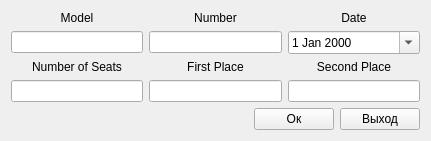
<?xml version="1.0" encoding="UTF-8"?>
<ui version="4.0">
 <class>AddToPlaneTable</class>
 <widget class="QWidget" name="AddToPlaneTable">
  <property name="windowModality">
   <enum>Qt::NonModal</enum>
  </property>
  <property name="geometry">
   <rect>
    <x>0</x>
    <y>0</y>
    <width>431</width>
    <height>140</height>
   </rect>
  </property>
  <property name="contextMenuPolicy">
   <enum>Qt::NoContextMenu</enum>
  </property>
  <property name="windowTitle">
   <string>AirPortSystems:Add plane to plane table</string>
  </property>
  <layout class="QVBoxLayout" name="verticalLayout_2">
   <item>
    <layout class="QVBoxLayout" name="verticalLayout">
     <item>
      <layout class="QGridLayout" name="gridLayout">
       <property name="sizeConstraint">
        <enum>QLayout::SetNoConstraint</enum>
       </property>
       <item row="3" column="1">
        <widget class="QLineEdit" name="FirstPlaceLine"/>
       </item>
       <item row="1" column="0">
        <widget class="QLineEdit" name="ModelLine"/>
       </item>
       <item row="2" column="2">
        <widget class="QLabel" name="label_3">
         <property name="text">
          <string>Second Place</string>
         </property>
         <property name="alignment">
          <set>Qt::AlignCenter</set>
         </property>
        </widget>
       </item>
       <item row="0" column="2">
        <widget class="QLabel" name="Data">
         <property name="text">
          <string>Date</string>
         </property>
         <property name="alignment">
          <set>Qt::AlignCenter</set>
         </property>
        </widget>
       </item>
       <item row="2" column="1">
        <widget class="QLabel" name="label_2">
         <property name="text">
          <string>First Place</string>
         </property>
         <property name="alignment">
          <set>Qt::AlignCenter</set>
         </property>
        </widget>
       </item>
       <item row="2" column="0">
        <widget class="QLabel" name="label">
         <property name="text">
          <string>Number of Seats</string>
         </property>
         <property name="alignment">
          <set>Qt::AlignCenter</set>
         </property>
        </widget>
       </item>
       <item row="3" column="2">
        <widget class="QLineEdit" name="SeconPlaceLine"/>
       </item>
       <item row="0" column="1">
        <widget class="QLabel" name="Number">
         <property name="text">
          <string>Number</string>
         </property>
         <property name="alignment">
          <set>Qt::AlignCenter</set>
         </property>
        </widget>
       </item>
       <item row="1" column="1">
        <widget class="QLineEdit" name="NuberLine"/>
       </item>
       <item row="1" column="2">
        <widget class="QDateEdit" name="dateEdit">
         <property name="wrapping">
          <bool>false</bool>
         </property>
         <property name="calendarPopup">
          <bool>true</bool>
         </property>
        </widget>
       </item>
       <item row="3" column="0">
        <widget class="QLineEdit" name="SeatsLine">
         <property name="text">
          <string/>
         </property>
        </widget>
       </item>
       <item row="0" column="0">
        <widget class="QLabel" name="Model">
         <property name="layoutDirection">
          <enum>Qt::LeftToRight</enum>
         </property>
         <property name="text">
          <string>Model</string>
         </property>
         <property name="alignment">
          <set>Qt::AlignCenter</set>
         </property>
        </widget>
       </item>
      </layout>
     </item>
    </layout>
   </item>
   <item>
    <spacer name="verticalSpacer">
     <property name="orientation">
      <enum>Qt::Vertical</enum>
     </property>
     <property name="sizeHint" stdset="0">
      <size>
       <width>20</width>
       <height>40</height>
      </size>
     </property>
    </spacer>
   </item>
   <item>
    <layout class="QHBoxLayout" name="horizontalLayout">
     <item>
      <spacer name="horizontalSpacer">
       <property name="orientation">
        <enum>Qt::Horizontal</enum>
       </property>
       <property name="sizeHint" stdset="0">
        <size>
         <width>40</width>
         <height>20</height>
        </size>
       </property>
      </spacer>
     </item>
     <item>
      <widget class="QPushButton" name="Accept">
       <property name="text">
        <string>Ок</string>
       </property>
      </widget>
     </item>
     <item>
      <widget class="QPushButton" name="pushButton">
       <property name="text">
        <string>Выход</string>
       </property>
      </widget>
     </item>
    </layout>
   </item>
  </layout>
 </widget>
 <tabstops>
  <tabstop>ModelLine</tabstop>
  <tabstop>NuberLine</tabstop>
  <tabstop>dateEdit</tabstop>
 </tabstops>
 <resources/>
 <connections/>
</ui>
